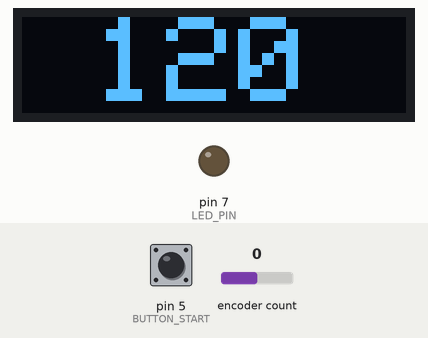
This sketch was run on a simulated Arduino Uno, built with avr-gcc and run on an emulated ATmega328P. On the bench: 128×32 one-colour display, output pins drawn as LEDs (lit = HIGH). Dashed ring = blinking. The test bench sets the inputs (shaded band); at power-on: pin 5 (BUTTON_START) HIGH, encoder count 0. MIDI output is not drawn; EEPROM starts erased.

Above: at 4.2 s.
4.3 s: pin 5 (BUTTON_START) pulled LOW for 0.15 s
At 4.58 s:
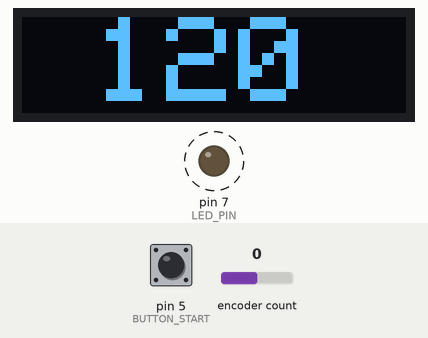
5.0 s: encoder count set to 1
At 5.59 s:
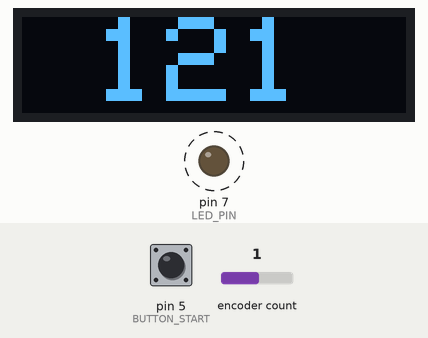
6.5 s: encoder count set to 2
At 7.09 s:
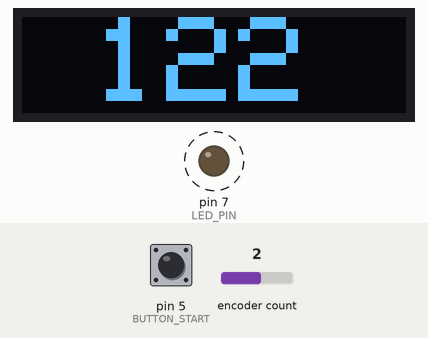
8.0 s: encoder count set to 3
At 8.56 s:
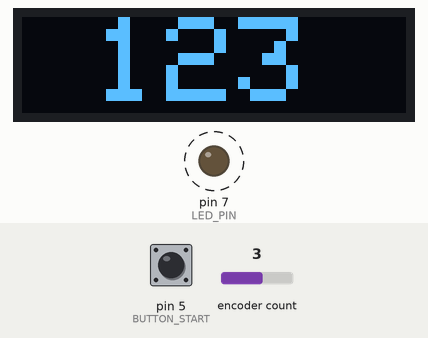
Timing chart, 0 to 10.5 s (numbered marks = the images above; inputs shaded):
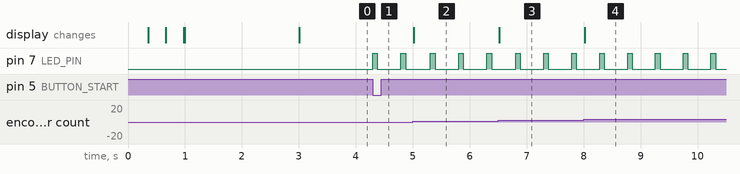

The sketch:

MasterMidiClock.ino
```cpp
#include <Adafruit_SSD1306.h>
#include <TimerOne.h>
#include <EEPROM.h>
#include <Encoder.h>
#include <MIDI.h>

#include "LogoMochi.h"
#include "LogoName.h"

//OLED DEFINITIONS
#define OLED_I2C_ADDRESS 0x3C
#define SCREEN_WIDTH 128    // OLED display width, in pixels
#define SCREEN_HEIGHT 32    // OLED display height, in pixels

//PINS DEFINITIONS
#define LED_PIN 7           // Tempo LED
#define SYNC_OUTPUT_PIN 6   // Audio Sync Digital Pin
#define BUTTON_START 5      // Start/Stop Push Button

//MISC DEFINITIONS
#define CLOCKS_PER_BEAT 24  // MIDI Clock Ticks
#define AUDIO_SYNC 12       // Audio Sync Ticks

#define MINIMUM_BPM 20      // Minimum allowed BPM
#define MAXIMUM_BPM 300     // Maximum allowed BPM

#define BLINK_TIME 4        // LED blink time


//DECLARATIONS
volatile int blinkSyncCount = 0;    // Counter to sync to blinking LED
volatile int AudioSyncCount = 0;    // Counter to sync the audio "clicks"

long bpm;                           // Current BPM
int oldEncoderValue;                    // Previous encoder position

boolean playing = false;            // State if It is playing or stopped
Encoder encoder(2, 3);              // Rotary Encoder Pin 2,3

Adafruit_SSD1306 display(SCREEN_WIDTH, SCREEN_HEIGHT, &Wire);

MIDI_CREATE_DEFAULT_INSTANCE();     //Forward declaration for MIDI instance.


//*******************************************************************************
//*******************************************************************************
//*******************************************************************************

void setup(void)
{
    //MIDI setup
    MIDI.begin();                     // MIDI init
    MIDI.turnThruOff();               // Disables the MIDI Thru, as I only want to connect 1 device

    //Internal EEPROM Setup
    bpm = EEPROMReadInt(0);           //Reads the last saved BPM
    if (bpm > MAXIMUM_BPM || bpm < MINIMUM_BPM)
        bpm = 120;

    //Interrupt Setup
    Timer1.initialize();
    Timer1.setPeriod(60L * 1000 * 1000 / bpm / CLOCKS_PER_BEAT);
    Timer1.attachInterrupt(sendClockPulse);

    //Pinmodes Setup
    pinMode(BUTTON_START,INPUT_PULLUP);
    pinMode(LED_PIN, OUTPUT);

    //OLED Display Setup
    display.begin(SSD1306_SWITCHCAPVCC, OLED_I2C_ADDRESS);
    drawMochitechLogo();
    display.clearDisplay();
    display.setTextColor(WHITE);
    display.setTextSize(4);
    display.setCursor(0,0);
    display.print(" " + String(bpm));
    display.display();
}


//*******************************************************************************
//*******************************************************************************
//*******************************************************************************

void loop(void)
{
    if (digitalRead(BUTTON_START) == LOW)
    {
      startOrStop();
      delay(300);
    }

    int encoderValue = (encoder.read()/4);

    if (encoderHasChanged(encoderValue))
    {
        if (encoderHasIncreased(encoderValue))
            increaseBPM();
        else
            decreaseBPM();

        oldEncoderValue = encoderValue;
    }
}


//*******************************************************************************
//*******************************************************************************
//*******************************************************************************

//Encoder Functions
bool encoderHasChanged(int encoderValue)
{
    if (encoderValue != oldEncoderValue)
        return true;
    else
        return false;
}

bool encoderHasIncreased(int encoderValue)
{
    if (encoderValue < oldEncoderValue)
        return false;
    else
        return true;
}


//*******************************************************************************
//*******************************************************************************
//*******************************************************************************

//BPM Functions

void increaseBPM()
{
    bpm++;

    if (bpm > MAXIMUM_BPM)
        bpm = MAXIMUM_BPM;

    bpm_display();
}


void decreaseBPM()
{
    bpm--;

    if (bpm < MINIMUM_BPM)
    {
        bpm = MINIMUM_BPM;
    }

    bpm_display();
}

//*******************************************************************************
//*******************************************************************************
//*******************************************************************************

//EEPROM Functions
void EEPROMWriteInt(int p_address, int p_value)
{
    byte lowByte = ((p_value >> 0) & 0xFF);
    byte highByte = ((p_value >> 8) & 0xFF);

    EEPROM.write(p_address, lowByte);
    EEPROM.write(p_address + 1, highByte);
}

unsigned int EEPROMReadInt(int p_address)
{
    byte lowByte = EEPROM.read(p_address);
    byte highByte = EEPROM.read(p_address + 1);

    return ((lowByte << 0) & 0xFF) + ((highByte << 8) & 0xFF00);
}


//*******************************************************************************
//*******************************************************************************
//*******************************************************************************

//Display Functions
void bpm_display()
{
    updateTimerTime();
    EEPROMWriteInt(0,bpm);
    display.clearDisplay();
    display.setCursor(0,0);

    if (bpm > 99)                         //This is to keep the text align on the right
      display.print(" " + String(bpm));
    else
      display.print("  " + String(bpm));

    display.display();
}


//*******************************************************************************
//*******************************************************************************
//*******************************************************************************

//Logic Functions
void startOrStop()
{
    if (!playing)
    {
        MIDI.sendRealTime(midi::Start);
        AudioSyncCount = 0;
        blinkSyncCount = 0;

        MIDI.sendRealTime(midi::Clock);
        digitalWrite(SYNC_OUTPUT_PIN, HIGH);
        digitalWrite(LED_PIN, HIGH);

    }
    else
    {
        MIDI.sendRealTime(midi::Stop);
        digitalWrite(SYNC_OUTPUT_PIN, LOW);
        digitalWrite(LED_PIN, LOW);
    }

    playing = !playing;
}


void updateTimerTime()
{
    long interval = 60L * 1000 * 1000 / bpm / CLOCKS_PER_BEAT;
    Timer1.setPeriod(interval);
}


void sendClockPulse()
{
    if (playing)
    {
        MIDI.sendRealTime(midi::Clock);

        blinkSyncCount = (blinkSyncCount + 1) % CLOCKS_PER_BEAT;
        AudioSyncCount = (AudioSyncCount + 1) % AUDIO_SYNC;

        if (AudioSyncCount == 0)
            digitalWrite(SYNC_OUTPUT_PIN, HIGH);
        else
            digitalWrite(SYNC_OUTPUT_PIN, LOW);

        if (blinkSyncCount == 0)
            digitalWrite(LED_PIN, HIGH);
        else if (blinkSyncCount == BLINK_TIME)
            digitalWrite(LED_PIN, LOW);
    }
}


void drawMochitechLogo()
{
    for(int i=-36; i<0; i++)
    {
        display.clearDisplay();
        display.drawBitmap(i, 0, LogoMochi, 33, 27, WHITE);
        display.display();
    }

    for(int i=-21; i<3; i++)
    {
        display.clearDisplay();
        display.drawBitmap(0, 0, LogoMochi, 33, 27, WHITE);
        display.drawBitmap(35,i, NameOled, 91, 23, WHITE);
        display.display();
    }

    delay(2000);
}
```

Source omitted: LogoMochi.h (data table, 892 bytes), LogoName.h (data table, 1759 bytes)

Measured:
- after the input at 4.3 s, pin 7 (LED_PIN): alternates HIGH for 0.08 s and LOW for 0.42 s, starting at once
- after the input at 5.0 s, the display: changes at once (image 2)
- after the input at 6.5 s, the display: changes at once (image 3)
- after the input at 8.0 s, the display: changes at once (image 4)
